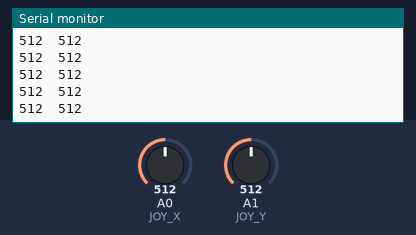
This sketch was run on a simulated Arduino Uno, built with avr-gcc and run on an emulated ATmega328P. Shown: the last lines printed to the serial monitor. The inputs (shaded band) are chosen by the test bench; at power-on: A0 (JOY_X) = 512, A1 (JOY_Y) = 512.

Above: at 1.2 s.
1.3 s: A0 (JOY_X) set to 716
At 1.31 s:
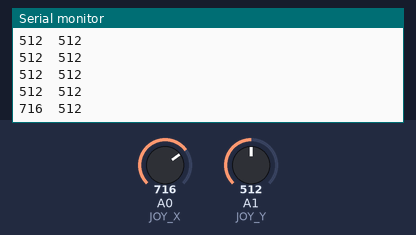
2.8 s: A1 (JOY_Y) set to 716
At 2.82 s:
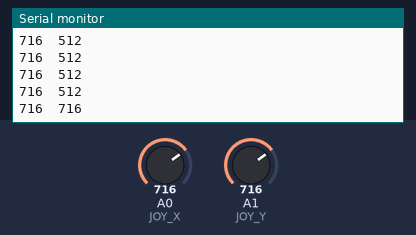
4.3 s: A0 (JOY_X) set to 900
At 4.33 s:
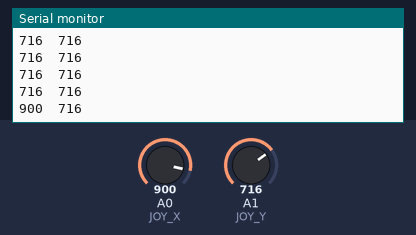
5.8 s: A1 (JOY_Y) set to 900
At 5.84 s:
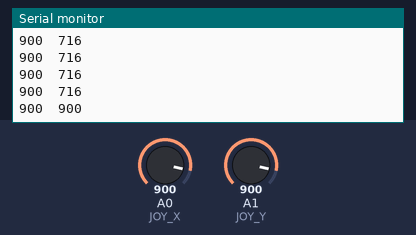
Timing chart, 0 to 8.3 s (numbered marks = the images above; inputs shaded):
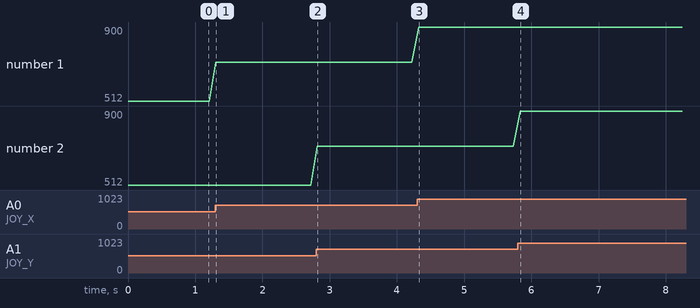

The sketch:

t4_joystick.ino
```cpp
// Module test 4: joystick (VRx = A0, VRy = A1)
// Pass: both axes rest at about 480-540; extremes go below 100 and above 920.
// Note which value means "up" as the stick sits on the pod.

const uint8_t JOY_X = A0, JOY_Y = A1;

void setup() {
  Serial.begin(9600);
}

void loop() {
  Serial.print(analogRead(JOY_X));
  Serial.print('\t');
  Serial.println(analogRead(JOY_Y));
  delay(100);
}
```

Measured:
- after the input at 1.3 s, the serial monitor: prints a new line at once (image 1)
- after the input at 2.8 s, the serial monitor: prints a new line at once (image 2)
- after the input at 4.3 s, the serial monitor: prints a new line at once (image 3)
- after the input at 5.8 s, the serial monitor: prints a new line at once (image 4)
- plotted number 1: 512 → 716 after the input at 1.3 s, 716 → 900 after the input at 4.3 s
